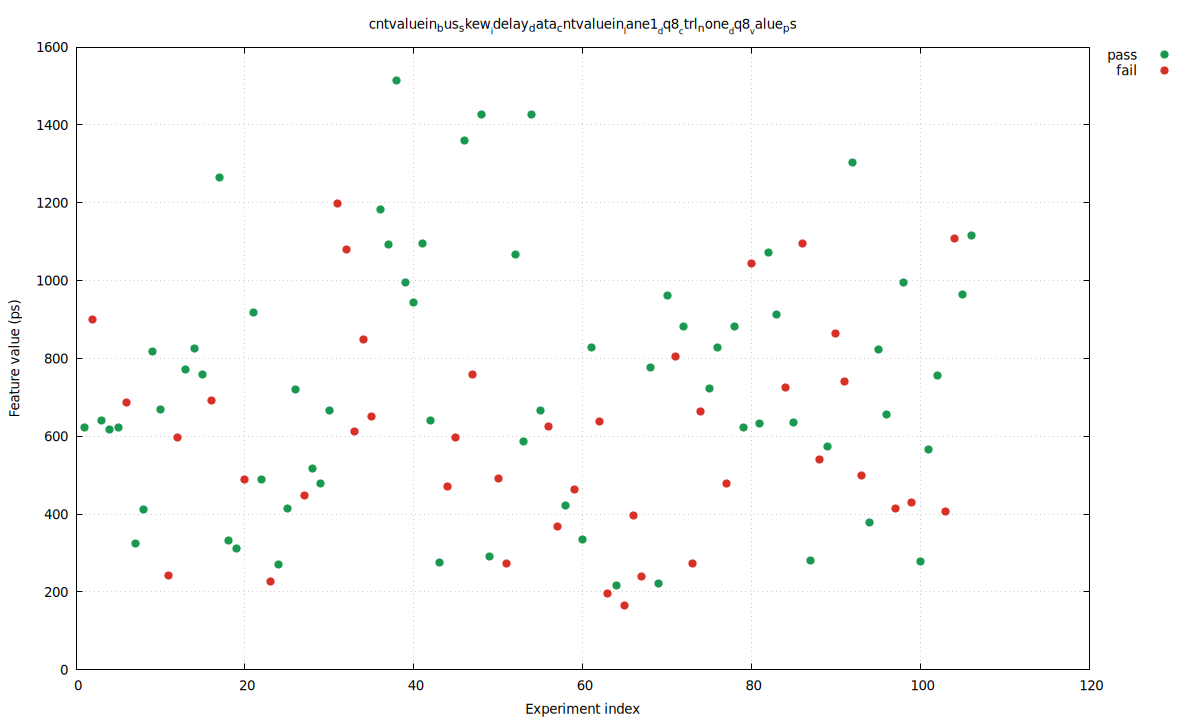

This chart was generated by the following gnuplot code:
set terminal pngcairo size 1200,720 enhanced font 'DejaVu Sans,10'
set output 'baseline_abort2_vs_pass_direct_cntvaluein_bus_skew_idelay_data_cntvaluein_lane1_dq8_ctrl_none_dq8_value_ps.png'
set datafile separator comma
set key outside right top
set grid
set xlabel 'Experiment index'
set ylabel 'Feature value (ps)'
set title 'cntvaluein_bus_skew__idelay_data_cntvaluein__lane1__dq8__ctrl_none__dq8__value_ps'
plot \
  'baseline_abort2_vs_pass_direct_cntvaluein_bus_skew_idelay_data_cntvaluein_lane1_dq8_ctrl_none_dq8_value_ps.dat' using 1:4 with points pt 7 ps 1.2 lc rgb '#1a9850' title 'pass', \
  'baseline_abort2_vs_pass_direct_cntvaluein_bus_skew_idelay_data_cntvaluein_lane1_dq8_ctrl_none_dq8_value_ps.dat' using 1:5 with points pt 7 ps 1.2 lc rgb '#d73027' title 'fail'
